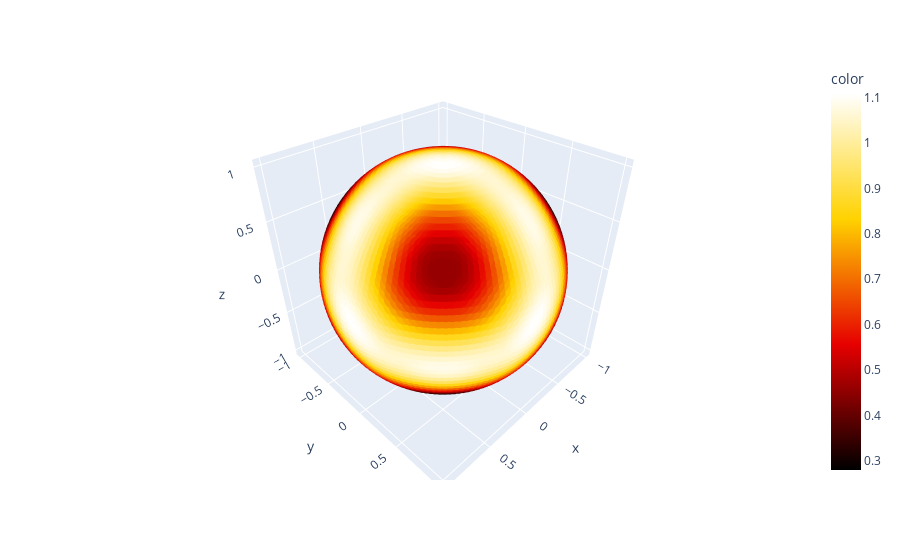

Notebook code cell kept with this figure:
### Code cell
dict = {"phi"  : angle_plane[:,0],
        "theta": angle_plane[:,1],
        "rate" : rates_on_angle}
df = pd.DataFrame(dict)

fig = px.scatter_3d(
    x = np.sin(df["theta"])*np.cos(df["phi"]),
    y = np.sin(df["theta"])*np.sin(df["phi"]),
    z = np.cos(df["theta"]),
    color=df["rate"], color_continuous_scale="Hot"
)
fig.show()

### Figure 1 — Plotly figure (JSON) as saved in the notebook; plotly's stock layout.template omitted (floating-point values rounded to 4 significant figures; data arrays with more than 128 entries replaced by an {"elided": "..."} marker saying what was removed)
{"data": [{"hovertemplate": "x=%{x}<br>y=%{y}<br>z=%{z}<br>color=%{marker.color}<extra></extra>", "legendgroup": "", "marker": {"color": {"elided": "7938 float values"}, "coloraxis": "coloraxis", "symbol": "circle"}, "mode": "markers", "name": "", "scene": "scene", "showlegend": false, "type": "scatter3d", "x": {"elided": "7938 float values"}, "y": {"elided": "7938 float values"}, "z": {"elided": "7938 float values"}}], "layout": {"coloraxis": {"colorbar": {"title": {"text": "color"}}, "colorscale": [[0, "rgb(0,0,0)"], [0.3333, "rgb(230,0,0)"], [0.6667, "rgb(255,210,0)"], [1, "rgb(255,255,255)"]]}, "legend": {"tracegroupgap": 0}, "margin": {"t": 60}, "scene": {"domain": {"x": [0, 1], "y": [0, 1]}, "xaxis": {"title": {"text": "x"}}, "yaxis": {"title": {"text": "y"}}, "zaxis": {"title": {"text": "z"}}}}}
